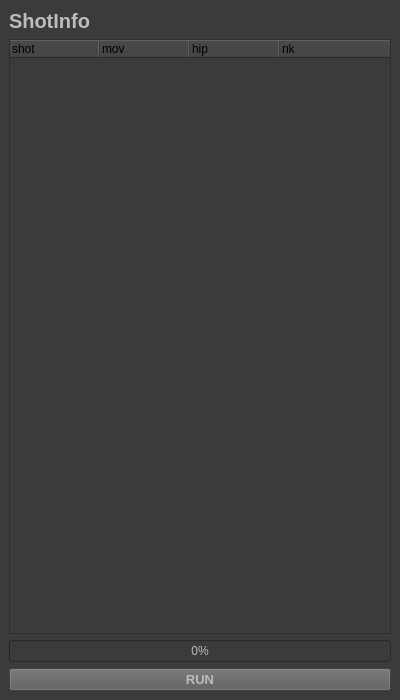
<?xml version="1.0" encoding="UTF-8"?>
<ui version="4.0">
 <class>MainWindow</class>
 <widget class="QMainWindow" name="MainWindow">
  <property name="geometry">
   <rect>
    <x>0</x>
    <y>0</y>
    <width>400</width>
    <height>700</height>
   </rect>
  </property>
  <property name="windowTitle">
   <string>MainWindow</string>
  </property>
  <property name="styleSheet">
   <string notr="true">
QWidget{
    background: #3A3B3C;
}

QPushButton{
	background-color:#5b5b5b;
	color:#bcbcbc;
}

QProgressBar{
	color:#bcbcbc;
}

QLabel{
	color:#bcbcbc;
}

/*---------------------------  QTreeWidget --------------------------*/
QTreeWidget{
    color : rgb(236, 236, 236);
    font-size: 10pt;
    font-weight: bold;
}

QTreeWidget::item{
    margin:2px;
}</string>
  </property>
  <widget class="QWidget" name="centralwidget">
   <layout class="QVBoxLayout" name="verticalLayout_3">
    <item>
     <layout class="QVBoxLayout" name="verticalLayout_2">
      <item>
       <widget class="QLabel" name="label_content">
        <property name="font">
         <font>
          <pointsize>15</pointsize>
          <weight>75</weight>
          <bold>true</bold>
         </font>
        </property>
        <property name="text">
         <string>ShotInfo</string>
        </property>
       </widget>
      </item>
      <item>
       <widget class="QTreeWidget" name="tree_shot">
        <attribute name="headerVisible">
         <bool>true</bool>
        </attribute>
        <attribute name="headerCascadingSectionResizes">
         <bool>false</bool>
        </attribute>
        <attribute name="headerDefaultSectionSize">
         <number>90</number>
        </attribute>
        <column>
         <property name="text">
          <string>shot</string>
         </property>
        </column>
        <column>
         <property name="text">
          <string>mov</string>
         </property>
        </column>
        <column>
         <property name="text">
          <string>hip</string>
         </property>
        </column>
        <column>
         <property name="text">
          <string>nk</string>
         </property>
        </column>
       </widget>
      </item>
      <item>
       <widget class="QProgressBar" name="progressBar">
        <property name="value">
         <number>0</number>
        </property>
        <property name="textVisible">
         <bool>true</bool>
        </property>
       </widget>
      </item>
      <item>
       <widget class="QPushButton" name="btn_run">
        <property name="font">
         <font>
          <pointsize>10</pointsize>
          <weight>75</weight>
          <bold>true</bold>
         </font>
        </property>
        <property name="text">
         <string>RUN</string>
        </property>
       </widget>
      </item>
     </layout>
    </item>
   </layout>
  </widget>
 </widget>
 <resources/>
 <connections/>
</ui>
